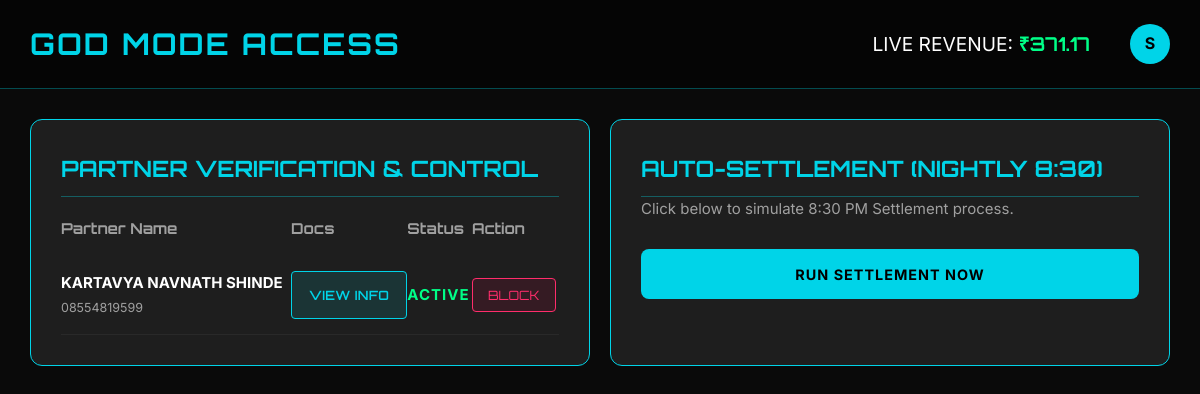
Screenshot of /god (signed in) with the database file from the repository.
### app.py (models this page shows)
class User(db.Model):
    id = db.Column(db.Integer, primary_key=True)  # type: ignore
    name = db.Column(db.String(100))
    email = db.Column(db.String(100), unique=True)
    phone = db.Column(db.String(20))
    password_hash = db.Column(db.String(200))
    role = db.Column(db.String(20), default='user')
    is_active = db.Column(db.Boolean, default=True)

class PartnerDetail(db.Model):
    id = db.Column(db.Integer, primary_key=True)  # type: ignore
    user_id = db.Column(db.Integer)
    aadhar_no = db.Column(db.String(20))
    pan_no = db.Column(db.String(20))
    doc_url = db.Column(db.String(200))
    is_verified = db.Column(db.Boolean, default=False)

### app.py (the view)
@app.route('/god')
def god_mode():
    if session.get('role') != 'admin':
        return redirect('/')
    partners_details = PartnerDetail.query.all()
    users = User.query.all()
    bookings = Booking.query.filter_by(status='completed').all()
    revenue = sum(b.total_price for b in bookings) * 0.20
    return render_template('god_mode.html', partners=partners_details, users=users, revenue=round(revenue, 2))

### templates/god_mode.html (shortened to what this page needs)
<!DOCTYPE html>
<html lang="en">
<head>
    <link rel="stylesheet" href="{{ url_for('static', filename='css/style.css') }}">
</head>
<body>
<header style="padding: 20px 30px; border-bottom: 1px solid rgba(0, 242, 255, 0.3); display: flex; justify-content: space-between; align-items: center; background: rgba(0,0,0,0.5);">
    <h1 style="color: var(--primary); font-family: 'Orbitron'; margin: 0; letter-spacing: 2px;">GOD MODE ACCESS</h1>
    <div class="stats" style="display: flex; align-items: center; gap: 20px;">
        <span style="font-size: 1.2rem;">LIVE REVENUE: <b style="color: #00ff88; font-family: 'Orbitron';">₹{{ revenue }}</b></span>
        <div class="profile-dropdown" style="margin-left: 20px;">
            <div class="profile-circle" onclick="toggleDropdown()">
                {{ session.get('name', 'Admin')[0] | upper }}
            </div>
        </div>
    </div>
</header>
<div class="god-grid">
    <div class="card">
        <h2>PARTNER VERIFICATION & CONTROL</h2>
        <table width="100%" style="text-align: left; margin-top: 20px; border-collapse: collapse;">
            <thead>
                <tr>
                    <th>Partner Name</th>
                    <th>Docs</th>
                    <th>Status</th>
                    <th>Action</th>
                </tr>
            </thead>
            <tbody>
                {% for p_detail in partners %}
                {% set p = users | selectattr("id", "equalto", p_detail.user_id) | list | first %}
                <tr>
                    <td>
                        <b style="color: white;">{{ p.name if p else 'Unknown' }}</b> <br>
                        <small style="color: var(--text-muted);">{{ p.phone if p else 'N/A' }}</small>
                    </td>
                    <td>
                        <button class="btn-verify" onclick="alert('Aadhar: {{ p_detail.aadhar_no }}\nPAN: {{ p_detail.pan_no }}')">VIEW INFO</button>
                    </td>
                    <td>
                        <span class="{{ 'status-active' if p.is_active else 'status-blocked' }}">
                            {{ 'ACTIVE' if p.is_active else 'BLOCKED' }}
                        </span>
                    </td>
                    <td>
                        <a href="/god/toggle-block/{{ p.id }}" class="btn-block">
                            {{ 'BLOCK' if p.is_active else 'UNBLOCK' }}
                        </a>
                    </td>
                </tr>
                {% endfor %}
            </tbody>
        </table>
    </div>
    <div class="card">
        <h2>AUTO-SETTLEMENT (NIGHTLY 8:30)</h2>
        <div id="settlement-results">
            <p style="color: var(--text-muted); margin-bottom: 20px;">Click below to simulate 8:30 PM Settlement process.</p>
            <button class="login-btn" onclick="runSettlement()">
                <span>RUN SETTLEMENT NOW</span>
            </button>
        </div>
    </div>
</div>
</body>
</html>

### static/css/style.css (style rules this page uses)
:root { --bg: #0a0a0a; --surface: #1e1e1e; --surface-2: #242424; --surface-3: #2a2a2a; --panel-bg: #1e1e1e; --primary: #00d4e8; --primary-dark: #009db0; --accent: #ff2d6b; --text-main: #ffffff; --text-muted: #a0a0a0; --text-dim: #555555; --border: #333333; --border-focus: #00d4e8; --radius: 12px; --radius-sm: 8px; --shadow: 0 4px 6px rgba(0, 0, 0, 0.3); --shadow-md: 0 8px 16px rgba(0, 0, 0, 0.4); }
*, *::before, *::after { box-sizing: border-box; margin: 0; padding: 0; }
html { scroll-behavior: smooth; }
body { background-color: var(--bg); color: var(--text-main); font-family: 'Inter', system-ui, -apple-system, sans-serif; font-size: 15px; line-height: 1.6; -webkit-font-smoothing: antialiased; -moz-osx-font-smoothing: grayscale; overflow-x: hidden; }
.login-btn { width: 100%; min-height: 50px; padding: 14px; background: var(--primary); border: none; color: #000; font-family: 'Inter', sans-serif; font-size: 0.9rem; font-weight: 700; letter-spacing: 1px; text-transform: uppercase; cursor: pointer; position: relative; overflow: hidden; margin-top: 8px; border-radius: var(--radius-sm); transition: background 0.2s, transform 0.15s; }
.login-btn span { position: relative; z-index: 2; }
button { min-height: 48px; padding: 11px 18px; border-radius: var(--radius-sm); font-family: 'Inter', sans-serif; font-size: 0.85rem; font-weight: 600; letter-spacing: 0.3px; cursor: pointer; border: none; transition: background 0.2s, transform 0.15s; width: 100%; }
.profile-dropdown { position: relative; display: inline-block; z-index: 100; }
.profile-circle { width: 40px; height: 40px; border-radius: 50%; background: var(--primary); color: #000; display: flex; justify-content: center; align-items: center; font-weight: 700; font-family: 'Inter', sans-serif; font-size: 1rem; cursor: pointer; transition: background 0.2s, transform 0.18s; user-select: none; }

### templates/god_mode.html (style rules this page uses)
body { padding: 0; }
.god-grid { display: grid; grid-template-columns: 1fr 1fr; gap: 20px; padding: 30px; }
.card { background: var(--panel-bg); border: 1px solid var(--primary); padding: 30px; border-radius: 12px; backdrop-filter: blur(10px); }
h2 { font-family: 'Orbitron', sans-serif; color: var(--primary); margin-top: 0; border-bottom: 1px solid rgba(0, 242, 255, 0.3); padding-bottom: 10px; }
.status-active { color: #00ff88; font-weight: bold; letter-spacing: 1px; }
.btn-block { background: rgba(255, 0, 85, 0.1); color: var(--accent); border: 1px solid var(--accent); padding: 8px 15px; text-decoration: none; cursor: pointer; border-radius: 4px; font-family: 'Orbitron', sans-serif; font-size: 0.8rem; transition: 0.3s; }
.btn-verify { background: rgba(0, 242, 255, 0.1); color: var(--primary); border: 1px solid var(--primary); padding: 8px 15px; cursor: pointer; border-radius: 4px; font-family: 'Orbitron', sans-serif; font-size: 0.8rem; transition: 0.3s; }
th { color: var(--text-muted); font-family: 'Orbitron', sans-serif; padding-bottom: 15px; }
td { padding: 15px 0; border-bottom: 1px solid rgba(255, 255, 255, 0.05); }

### rows the page displays
User: name "KARTAVYA NAVNATH SHINDE", phone "08554819599", is_active "ACTIVE", is_active "BLOCK"

### other values shown
{{ revenue }} "371.17"
{{ session.get('name', 'Admin')[0] | upper }} "S"
